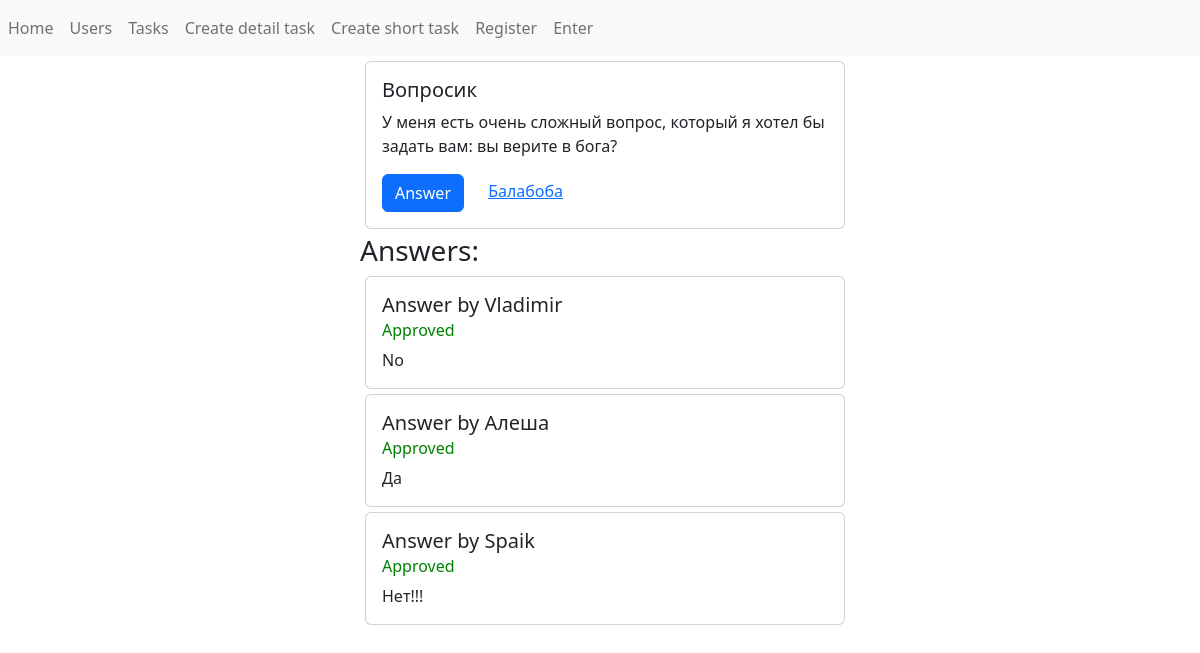
/tasks/task41/, run on the app's committed database.
### tasks/models.py (models this page shows, shortened)
class TaskModel(models.Model):
    title = models.CharField(max_length=120)
    description = models.TextField()
    likes = models.IntegerField(default=0)
    detail_answer = models.BooleanField(default=True, null=True)  # detailed_answer or short_answer
    reference_short_answer = models.TextField(blank=True)
    created_at = models.DateTimeField(null=True, auto_now_add=True)
    user = models.ForeignKey(User, on_delete=models.CASCADE, null=True)

class Answer(models.Model):
    text = models.TextField()
    status = models.CharField(max_length=20, null=True)  # Approved / Rejected / Waiting for check
    make_public_responding_user = models.BooleanField(default=False, null=True)
    make_public_task_admin = models.BooleanField(default=False, null=True)
    responding_user = models.ForeignKey(User, on_delete=models.CASCADE, null=True)
    task = models.ForeignKey(TaskModel, on_delete=models.CASCADE)

### tasks/views.py (the view)
# urls.py: path('task<int:pk>/', Task.as_view(), name='task'),
class Task(DetailView):
    model = TaskModel
    template_name = 'tasks/task.html'
    context_object_name = 'task'
    def get_context_data(self, **kwargs):
        context = super().get_context_data(**kwargs)
        task = TaskModel.objects.get(pk=self.kwargs['pk'])
        if self.request.user.is_authenticated:
            if task.user.pk == self.request.user.pk:
                context['answers'] = Answer.objects.filter(task=task)
            else:
                context['answers'] = Answer.objects.filter(
                    Q(task=task) & (Q(responding_user=self.request.user) | Q(make_public_responding_user=True) & Q(make_public_task_admin=True)))
        else:
            context['answers'] = Answer.objects.filter(task=task, make_public_task_admin=True, make_public_responding_user=True)
        return context

### tasks/templates/tasks/task.html
{% extends 'base.html' %}
{% block content %}
    {% include 'inc/_task_card.html' %}
    {% if answers|length > 0 %}
        <h3>Answers:</h3>
    {% else %}
        <h3>No answers(</h3>
    {% endif %}
    {% for answer in answers %}
        {% include 'inc/_answer_card.html' %}
    {% endfor %}
{% endblock %}

### tasks/templates/inc/_task_card.html (shortened to what this page needs)
<div class="card" style="width: 100%; margin: 5px;">
    <div class="card-body">
        <h5 class="card-title">{{ task.title }}</h5>
        <p class="card-text">{% block description %}{{ task.description }}{% endblock %}</p>
        <a href="{% url 'answer_task' task.pk %}" class="btn btn-primary" style="margin-right: 20px">Answer</a>
        <a href="{% url 'user_page' task.user.pk %}" class="card-link">{{ task.user.username }}</a>
    </div>
</div>

### tasks/templates/inc/_answer_card.html (shortened to what this page needs)
<div class="card" style="width: 100%; margin: 5px">
    <div class="card-body status-background">
        <h5 class="card-title">Answer by {{ answer.responding_user.username }}</h5>
        {% if answer.status == 'Approved' %}
            <h6 class="card-subtitle mb-2" style="color: green">Approved</h6>
        {% elif answer.status == 'Rejected' %}
            <h6 class="card-subtitle mb-2" style="color: red">Rejected</h6>
        {% else %}
            <h6 class="card-subtitle mb-2 text-muted">Waiting for check</h6>
        {% endif %}
        <p class="card-text">{{ answer.text }}</p>
    </div>
</div>

### data on the page
TaskModel: title "Вопросик", description "У меня есть очень сложный вопрос, который я хотел бы задать вам: вы верите в бога?", user.username "Балабоба"
Answer: responding_user.username "Vladimir", status "Approved", text "No"
Answer: responding_user.username "Алеша", status "Approved", text "Да"
Answer: responding_user.username "Spaik", status "Approved", text "Нет!!!"
